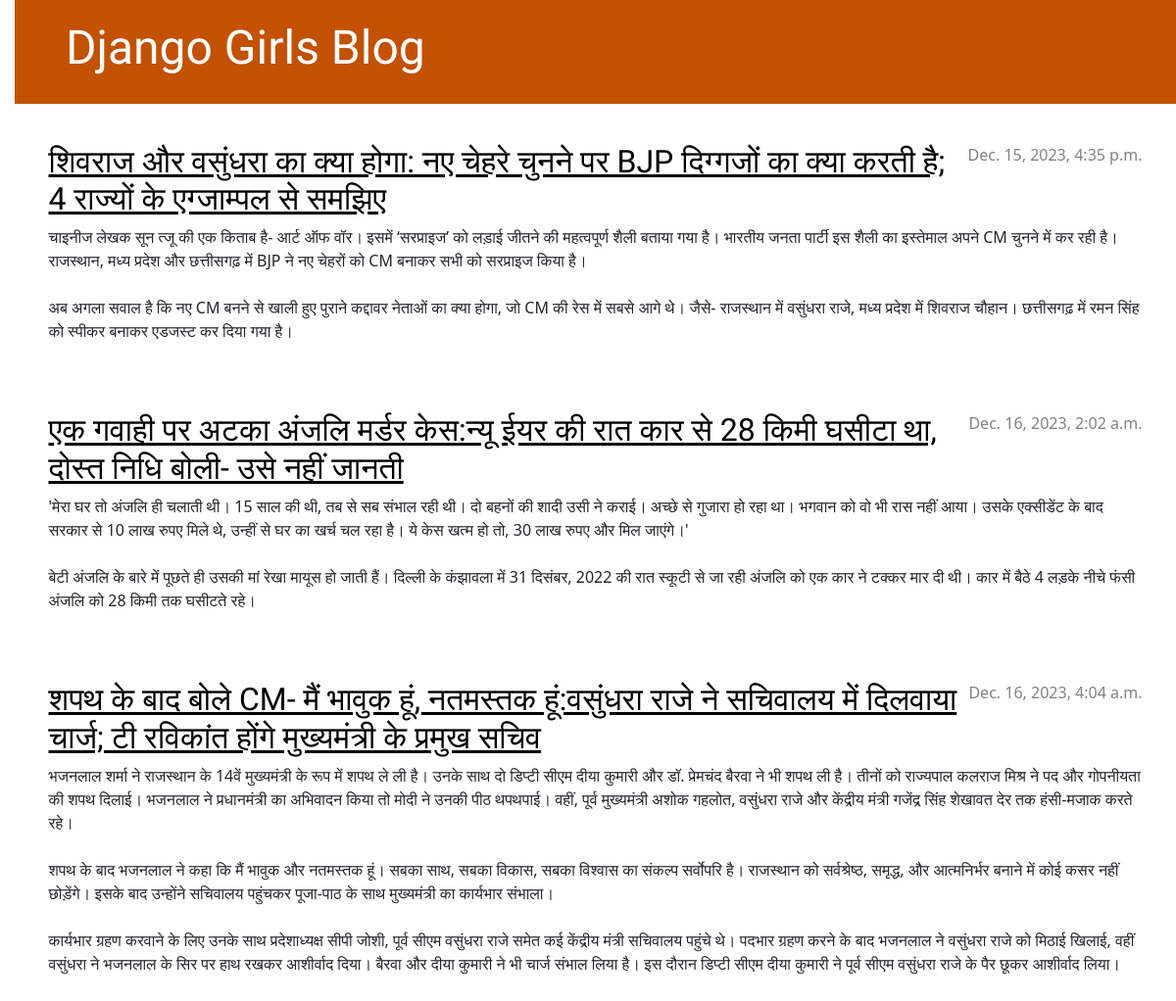
Before: / with the older database file.
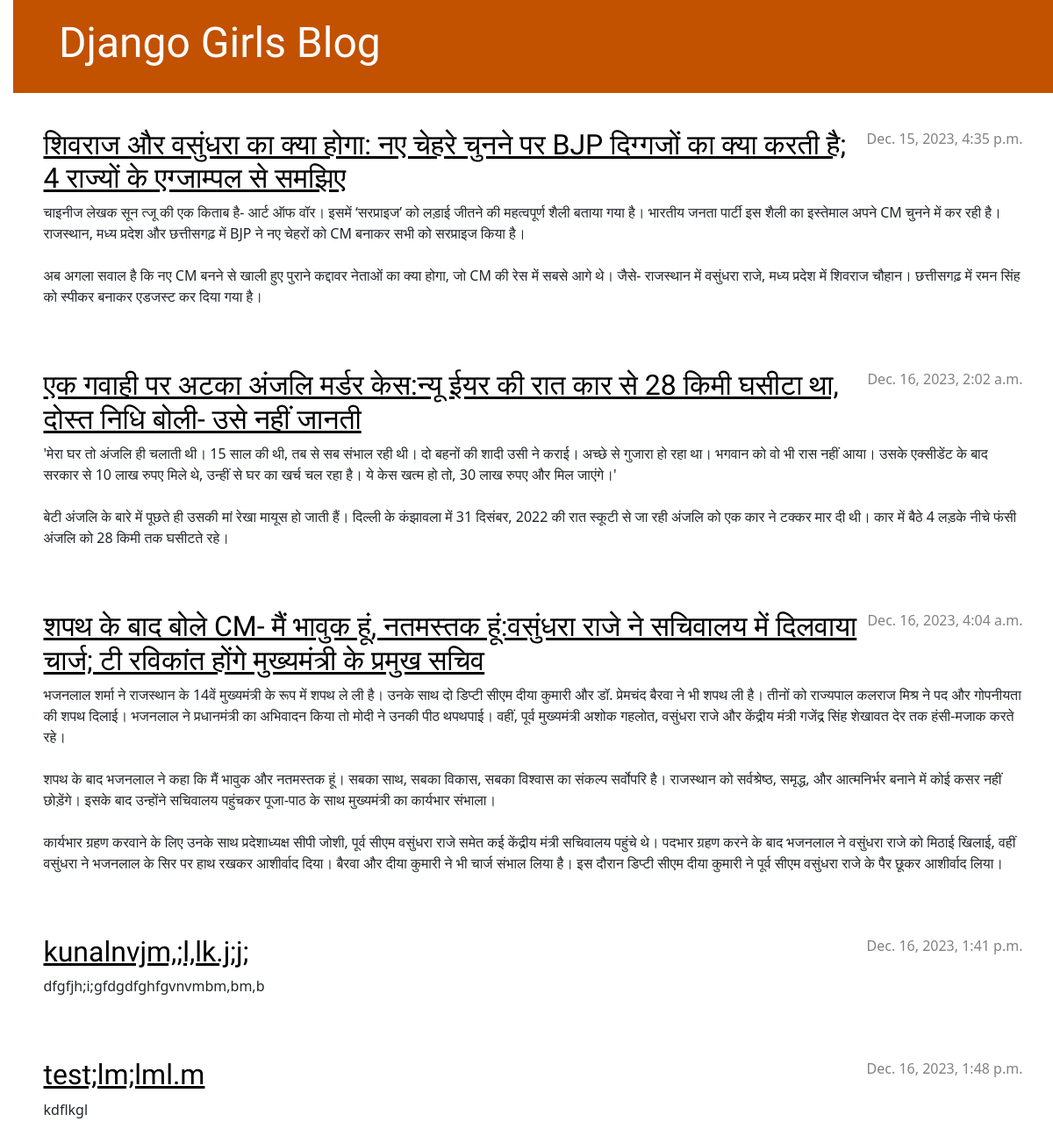
After: the same page with the newer database file.
### blog/models.py (models this page shows, shortened)
class Post(models.Model):
    author = models.ForeignKey(settings.AUTH_USER_MODEL, on_delete=models.CASCADE)
    title = models.CharField(max_length=200)
    text = models.TextField()
    created_date = models.DateTimeField(default=timezone.now)
    published_date = models.DateTimeField(blank=True, null=True)

### blog/views.py (the view)
# urls.py: path('', views.post_list, name='post_list'),
def post_list(request):
    posts = Post.objects.filter(published_date__lte=timezone.now()).order_by('published_date')
    return render(request, 'blog/post_list.html', {'posts': posts})

### blog/templates/blog/post_list.html
{% extends 'blog/base.html' %}
{% block content %}
    {% for post in posts %}
        <article class="post">
            <time class="date">
                {{ post.published_date }}
            </time>
            <h2><a href="{% url 'post_detail' pk=post.pk %}">{{ post.title }}</a></h2>
            <p>{{ post.text|linebreaksbr }}</p>
        </article>
    {% endfor %}
{% endblock %}

Changed rows visible on the page:
added Post: published_date "Dec. 16, 2023, 1:41 p.m.", title "kunalnvjm,;l,lk.j;j;", text "dfgfjh;i;gfdgdfghfgvnvmbm,bm,b"
added Post: published_date "Dec. 16, 2023, 1:48 p.m.", title "test;lm;lml.m", text "kdflkgl"
